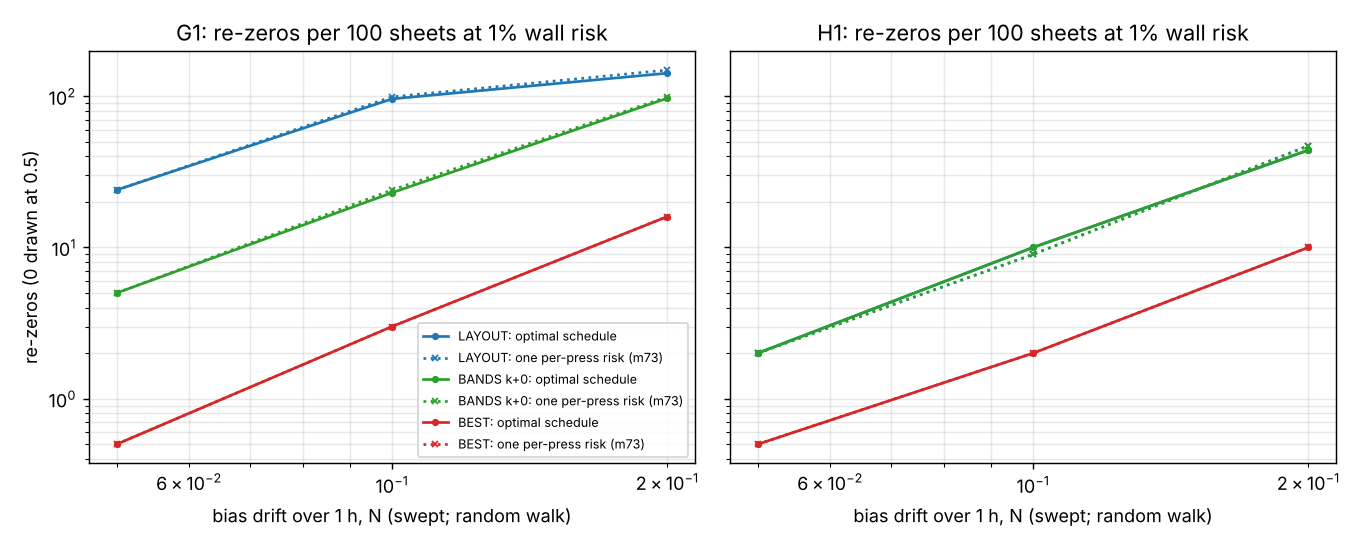

Source code (Python):
"""Figure for milestone 75: python experiments/m75_riskopt/figure.py (reads results.json).

Re-zeros per 100 sheets at a 1% wall risk under a random-walk bias, against the hour's drift magnitude D1: one
uniform per-press risk (milestone 73's CAL, dotted) against the optimal schedule (solid), per pose plan; G1 left,
H1 right."""
import json
import os

import matplotlib
matplotlib.use("Agg")
import matplotlib.pyplot as plt  # noqa: E402

HERE = os.path.dirname(os.path.abspath(__file__))
R = json.load(open(os.path.join(HERE, "results.json")))
PLANS = (("LAYOUT", "C0"), ("BANDS k+0", "C2"), ("BEST", "C3"))
fig, axes = plt.subplots(1, 2, figsize=(10.5, 4.2), sharey=True)
for ax, n in zip(axes, ("g1", "h1")):
    for plan, col in PLANS:
        d1 = R["d1"]
        opt = [max(R["rows"][f"{n}|{plan}|{d}"]["OPT"][0], 0.5) for d in d1]
        cal = [max(R["rows"][f"{n}|{plan}|{d}"]["CAL"][0], 0.5) for d in d1]
        ax.plot(d1, opt, color=col, marker="o", ms=3, label=f"{plan}: optimal schedule")
        ax.plot(d1, cal, color=col, ls=":", marker="x", ms=3, label=f"{plan}: one per-press risk (m73)")
    ax.set_xscale("log")
    ax.set_yscale("log")
    ax.set_xlabel("bias drift over 1 h, N (swept; random walk)")
    ax.set_title(f"{n.upper()}: re-zeros per 100 sheets at 1% wall risk")
    ax.grid(alpha=0.3, which="both")
axes[0].set_ylabel("re-zeros (0 drawn at 0.5)")
axes[0].legend(fontsize=7)
fig.tight_layout()
fig.savefig(os.path.join(HERE, "figure.png"), dpi=130)
